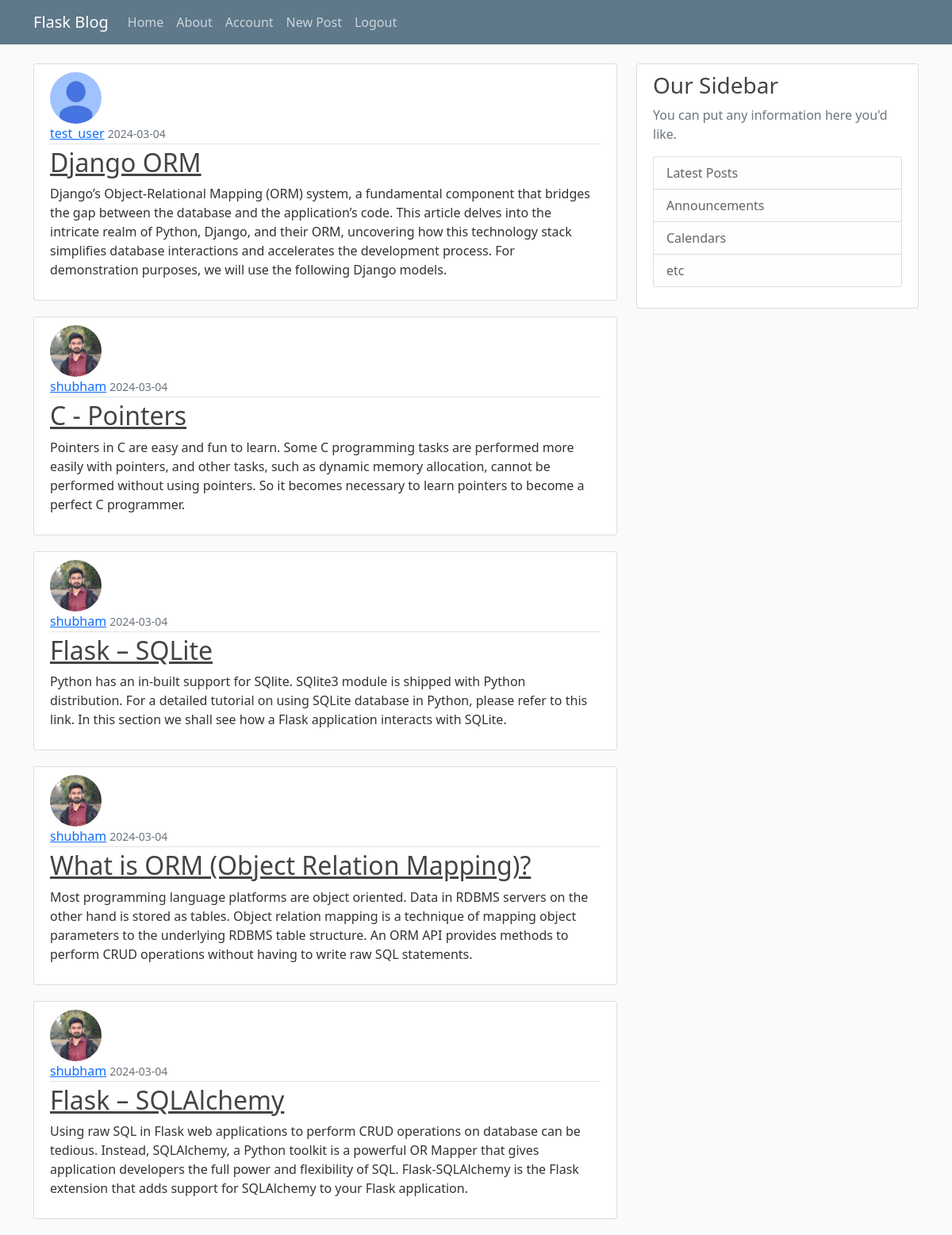
The app's page /home (signed in) with its own data.
### flask_blog/models.py (models this page shows, shortened)
class Post(db.Model):
    id = db.Column(db.Integer, primary_key = True)
    title = db.Column(db.String(120), nullable = False)
    date_posted = db.Column(db.DateTime, nullable = False, default=datetime.utcnow)
    content = db.Column(db.Text, nullable=False)
    user_id = db.Column(db.Integer, db.ForeignKey('user.id'), nullable = False)

class User(db.Model, UserMixin):
    id = db.Column(db.Integer, primary_key = True)
    username = db.Column(db.String(20), unique=True, nullable=False)
    email = db.Column(db.String(120), unique=True, nullable=False)
    image_file = db.Column(db.String(20), nullable=False, default='default.jpg')
    password = db.Column(db.String(60), nullable=False)
    posts = db.relationship('Post', backref='author', lazy=True)

### flask_blog/routes.py (the view)
@app.route("/")
@app.route("/home")
def home():
    page = request.args.get('page', 1, type=int)
    posts = Post.query.order_by(Post.date_posted.desc()).paginate(page=page, per_page=5)
    return render_template("home.html", posts=posts)

### flask_blog/models.py (called while the page is built)
@login_manager.user_loader
def load_user(user_id):
    return User.query.get(int(user_id))

### flask_blog/templates/home.html
{% extends "layout.html" %}
{% block start %}
    {% for post in posts %}
    <article class="media content-section">
      <img class="rounded-circle article-img" src="{{ url_for('static',filename='profile_pics/'+post.author.image_file) }}">
        <div class="media-body">
          <div class="article-metadata">
            <a class="mr-2" href="#">{{ post.author.username }}</a>
            <small class="text-muted">{{ post.date_posted.strftime('%Y-%m-%d') }}</small>
          </div>
          <h2><a class="article-title" href="{{ url_for('post',post_id=post.id) }}">{{ post.title }}</a></h2>
          <p class="article-content">{{ post.content }}</p>
        </div>
      </article>
    {% endfor %}
{% endblock %}

### flask_blog/static/main.css (style rules this page uses)
body { background: #fafafa; color: #333333; margin-top: 5rem; }
h1, h2, h3, h4, h5, h6 { color: #444444; }
.content-section { background: #ffffff; padding: 10px 20px; border: 1px solid #dddddd; border-radius: 3px; margin-bottom: 20px; }
.article-title { color: #444444; }
.article-content { white-space: pre-line; }
.article-img { height: 65px; width: 65px; margin-right: 16px; }
.article-metadata { padding-bottom: 1px; margin-bottom: 4px; border-bottom: 1px solid #e3e3e3 }

### records on screen
Post: image_file (placeholder picture), author.username "test_user", date_posted "2024-03-04", title "Django ORM", content "Django’s Object-Relational Mapping (ORM) system, a fundamental component that bridges the gap between the database and the application’s code. This article delves into the intricate realm of Python, Django, and their ORM, uncovering how this technology stack simplifies database interactions and accelerates the development process. For demonstration purposes, we will use the following Django models."
Post: image_file (picture), author.username "shubham", date_posted "2024-03-04", title "C - Pointers", content "Pointers in C are easy and fun to learn. Some C programming tasks are performed more easily with pointers, and other tasks, such as dynamic memory allocation, cannot be performed without using pointers. So it becomes necessary to learn pointers to become a perfect C programmer."
Post: image_file (picture), author.username "shubham", date_posted "2024-03-04", title "Flask – SQLite", content "Python has an in-built support for SQlite. SQlite3 module is shipped with Python distribution. For a detailed tutorial on using SQLite database in Python, please refer to this link. In this section we shall see how a Flask application interacts with SQLite."
Post: image_file (picture), author.username "shubham", date_posted "2024-03-04", title "What is ORM (Object Relation Mapping)?", content "Most programming language platforms are object oriented. Data in RDBMS servers on the other hand is stored as tables. Object relation mapping is a technique of mapping object parameters to the underlying RDBMS table structure. An ORM API provides methods to perform CRUD operations without having to write raw SQL statements."
Post: image_file (picture), author.username "shubham", date_posted "2024-03-04", title "Flask – SQLAlchemy", content "Using raw SQL in Flask web applications to perform CRUD operations on database can be tedious. Instead, SQLAlchemy, a Python toolkit is a powerful OR Mapper that gives application developers the full power and flexibility of SQL. Flask-SQLAlchemy is the Flask extension that adds support for SQLAlchemy to your Flask application."
